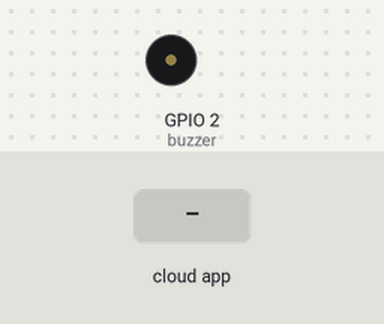
Simulated run of this sketch. Board: ESP8266 (NodeMCU). On the bench: buzzer (waves = sounding). Inputs (shaded band) come from the test bench. WiFi joins after 1.5 s; servers stay silent unless stated; no MQTT or app messages arrive unless stated; what the sketch prints to the serial monitor is not drawn.

Above: at 2.7 s.
2.8 s: the phone or cloud app sets buzzer to 1
At 4.0 s:
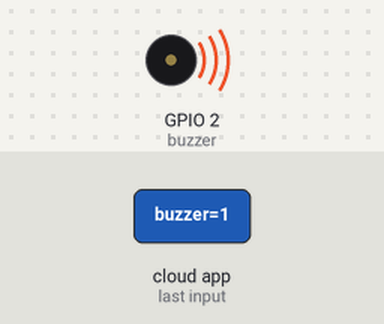
4.3 s: the phone or cloud app sets buzzer to 0
At 5.7 s:
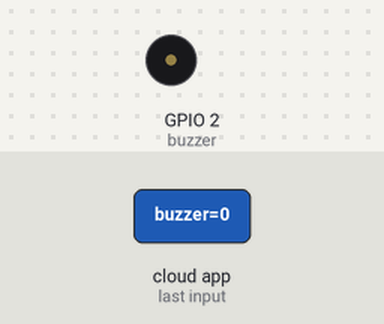
Timing chart, 0 to 7.3 s (numbered marks = the images above; inputs shaded):
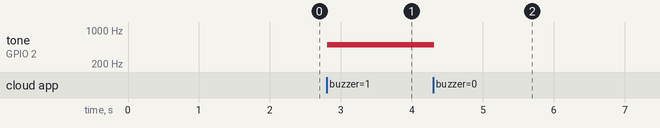

Measured:
- after the input at 2.8 s, tone on GPIO 2 (buzzer): silent → 500 Hz at once
- after the input at 4.3 s, tone on GPIO 2 (buzzer): 500 Hz → silent at once

The sketch:

Notification_device.ino
```cpp
#include <ESP8266WiFi.h>
#include "Adafruit_MQTT.h"
#include "Adafruit_MQTT_Client.h"
int button = 2;
int Buzzer = 16;
/************************* WiFi Access Point *********************************/

#define WLAN_SSID       "gurgaon police"
#define WLAN_PASS       "9910162064"

/************************* Adafruit.io Setup *********************************/

#define AIO_SERVER      "io.adafruit.com"
#define AIO_SERVERPORT  1883                   // use 8883 for SSL
#define AIO_USERNAME    "Ayaan"
#define AIO_KEY         "aio_oReY77ANu2HBvhTDqKS6bEv7Dxks"

/************ Global State (you don't need to change this!) ******************/

// Create an ESP8266 WiFiClient class to connect to the MQTT server.
WiFiClient client;
// or... use WiFiClientSecure for SSL
//WiFiClientSecure client;

// Setup the MQTT client class by passing in the WiFi client and MQTT server and login details.
Adafruit_MQTT_Client mqtt(&client, AIO_SERVER, AIO_SERVERPORT, AIO_USERNAME, AIO_KEY);

/****************************** Feeds ***************************************/

// Setup a feed called 'photocell' for publishing.
// Notice MQTT paths for AIO follow the form: <username>/feeds/<feedname>
Adafruit_MQTT_Publish buzzerControl = Adafruit_MQTT_Publish(&mqtt, AIO_USERNAME "/feeds/buzzer");

// Setup a feed called 'onoff' for subscribing to changes.
Adafruit_MQTT_Subscribe buzzerStauts = Adafruit_MQTT_Subscribe(&mqtt, AIO_USERNAME "/feeds/buzzer");

/*************************** Sketch Code ************************************/

// Bug workaround for Arduino 1.6.6, it seems to need a function declaration
// for some reason (only affects ESP8266, likely an arduino-builder bug).
void MQTT_connect();
int flag = 0;
int buzzer = 2;
unsigned long previousMillis = 0;
const long interval = 10000;
void setup() {
  Serial.begin(115200);
  delay(10);
  pinMode(buzzer, OUTPUT);
  Serial.println(F("Adafruit MQTT demo"));

  // Connect to WiFi access point.
  Serial.println(); Serial.println();
  Serial.print("Connecting to ");
  Serial.println(WLAN_SSID);

  WiFi.begin(WLAN_SSID, WLAN_PASS);
  while (WiFi.status() != WL_CONNECTED) {
    delay(500);
    Serial.print(".");
  }
  Serial.println();

  Serial.println("WiFi connected");
  Serial.println("IP address: "); Serial.println(WiFi.localIP());

  // Setup MQTT subscription for onoff feed.
  mqtt.subscribe(&buzzerStauts);
}

uint32_t x = 0;

void loop() {
  // Ensure the connection to the MQTT server is alive (this will make the first
  // connection and automatically reconnect when disconnected).  See the MQTT_connect
  // function definition further below.
  MQTT_connect();


  Adafruit_MQTT_Subscribe *subscription;
  while ((subscription = mqtt.readSubscription(5000))) {
    if (subscription == &buzzerStauts) {
      Serial.print(F("Got: "));
      Serial.println((char *)buzzerStauts.lastread);
      if (strcmp((char *)buzzerStauts.lastread, "1") == 0) {
        flag = 1;
        tone(buzzer, 500);
        Serial.println("value is 1");
      } else {
        flag = 0;
        noTone(buzzer);
      }
    }
  }

  if (flag == 1) {
    // Now we can publish stuff!
    unsigned long currentMillis = millis();
    if (currentMillis - previousMillis >= interval) {
      // save the last time you blinked the LED
      previousMillis = currentMillis;
      noTone(buzzer);
      if (!buzzerControl.publish(0)) {
        Serial.println(F("Failed"));
      } else {
        Serial.println(F("OK!"));
      }
    }

  }

}

void MQTT_connect() {
  int8_t ret;

  // Stop if already connected.
  if (mqtt.connected()) {
    return;
  }

  Serial.print("Connecting to MQTT... ");

  uint8_t retries = 3;
  while ((ret = mqtt.connect()) != 0) { // connect will return 0 for connected
    Serial.println(mqtt.connectErrorString(ret));
    Serial.println("Retrying MQTT connection in 5 seconds...");
    mqtt.disconnect();
    delay(5000);  // wait 5 seconds
    retries--;
    if (retries == 0) {
      // basically die and wait for WDT to reset me
      while (1);
    }
  }
  Serial.println("MQTT Connected!");
}
```
